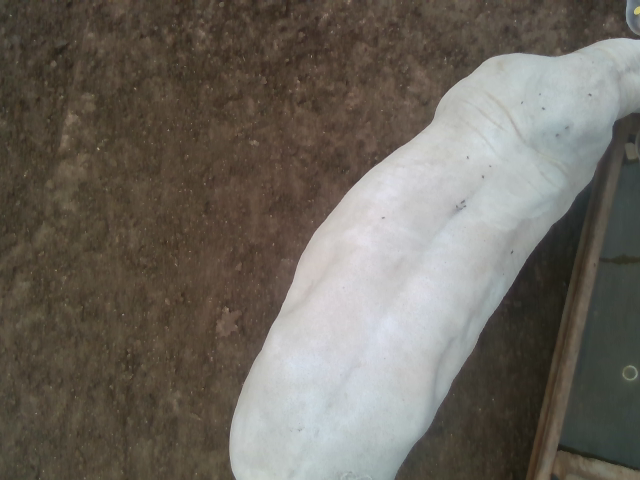
#> input picture ansci_344/image_files/example_image.png, 640 x 480 px, found by its file name; its folder holds 2 pictures in this run
$ jupyter execute image_notebook_student.ipynb   (shell and % lines are left out)
#> lines starting #> are read from the running program, lines starting #| are printed output that depends on the picture; after the words box and inside, x2 and y2 are one past the last pixel; in counts of white or black regions, pixels touching at a corner belong together
[cell 1]
import os

# Import libraries
Always run this cell

[cell 2]
import numpy as np
import pandas as pd
import os
import matplotlib.pyplot as plt
from scipy import stats
from skimage.io import imread, imshow
from skimage import data, filters, measure, morphology
from skimage.measure import label, regionprops, regionprops_table
from matplotlib.colors import ListedColormap

# Find your project directory

[cell 3]
# this notebook directory
notebook_path = 'ansci_344'
# your sound directory
image_files = 'image_files'
# ouput directory
image_plots = 'image_plots'

directory = os.path.join(notebook_path, image_files)
output_dir = os.path.join(notebook_path, image_plots)
if not os.path.exists(output_dir):
  os.mkdir(output_dir)
# ----------
assert os.path.exists(notebook_path), f"The notebook_path: <{notebook_path}> does not exist\nverify that the path is correct"
assert os.path.exists(directory), f"The audio files location: <{directory}> does not exist\nverify that the path is correct"
assert len(os.listdir(directory)) > 0, f"The <{sound_files}> folder is empty, make sure that you have uploaded your files"
print("Perfect!")

## Open Image

[cell 4]
# put the name of the image you wan to read
image_filename = "example_image.png"
img_path = os.path.join(directory, image_filename)
image = imread(img_path)
#> image is the input picture: shape (480, 640, 3); mean R, G, B 108.7, 103.2, 94.9

## Get image dimensions

[cell 5]
image_size = image.shape
#> image_size = (480, 640, 3)
print(f"Dimension 1: {image_size[0]},\nDimension 2: {image_size[1]}, \nDimension 3: {image_size[2]}")
#| Dimension 1: 480,
#| Dimension 2: 640,
#| Dimension 3: 3

# Image histogram for each RGB channel

1. Run the the histogam cells with the default theshold
2. Identify the best lower and upper bound for each channel
3. Modify the upper and lower thresholds for each channel

```
# ======== threshold ============
# ===============================
red_lower = 120
red_upper = 255
# ===============================
```
4. Run the histogram cells again
5. Repeat if you think you need to adjust the thresholds

[cell 6]
def plot_ch_hist(ch_data, thres_low, thres_up, color_name):
  fig, axs = plt.subplots(figsize=(10, 5))
  axs.hist(ch_data, bins=256, range=[0, 256], facecolor= color_name)
  axs.set(title = f'{color_name} channel histogram', xlabel = 'Pixel value')
  axs.axvline(x = thres_low, color = 'black', linestyle='--')
  axs.axvline(x = thres_up, color = 'black', linestyle=':')
  return fig

[cell 7]
red_channel = image[:,:,0]
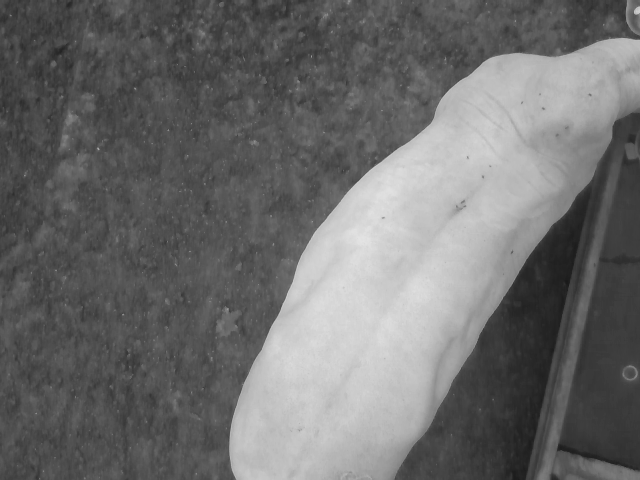
#> red_channel: shape (480, 640); min 25, max 228, mean 108.7
green_channel = image[:,:,1]
blue_channel = image[:,:,2]
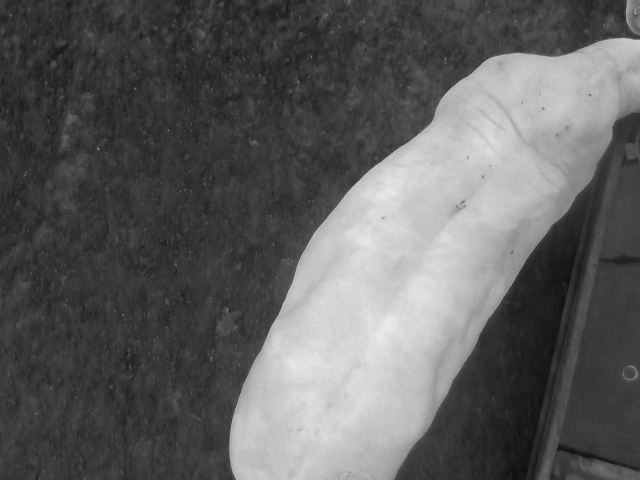
#> blue_channel: shape (480, 640); min 15, max 237, mean 94.9

[cell 8]
# ======== threshold ============
# ===============================
red_lower = 120
red_upper = 255
# ===============================
color_name =  "red"
hist_plot = plot_ch_hist(red_channel.flatten(), red_lower, red_upper, color_name)
hist_plot.savefig(os.path.join(output_dir, f"{color_name}_histogram.png"))
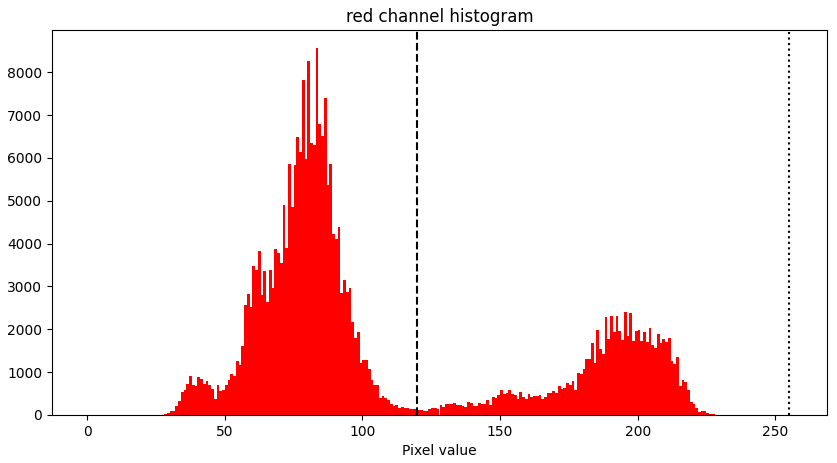
#> figure drawn by matplotlib, 1 panel; tallest bar 8560 high, from x = 83 to 84

[cell 9]
# ======== threshold ============
# ===============================
green_lower = 130
green_upper = 255
# ===============================
color_name =  "green"
hist_plot = plot_ch_hist(green_channel.flatten(), green_lower,green_upper, color_name)
hist_plot.savefig(os.path.join(output_dir, f"{color_name}_histogram.png"))
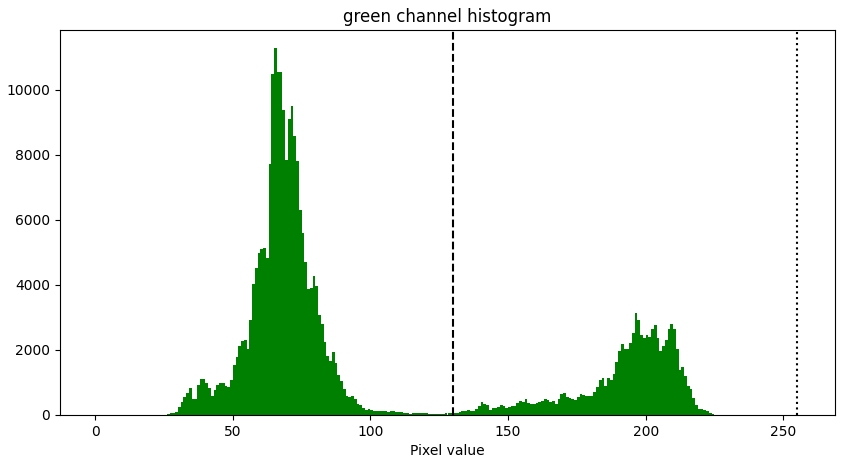
#> figure drawn by matplotlib, 1 panel; tallest bar 11274 high, from x = 65 to 66

[cell 10]
# ======== threshold ============
# ===============================
blue_lower = 120
blue_upper = 255
# ===============================
color_name =  "blue"
hist_plot = plot_ch_hist(blue_channel.flatten(), green_lower,green_upper, color_name)
hist_plot.savefig(os.path.join(output_dir, f"{color_name}_histogram.png"))
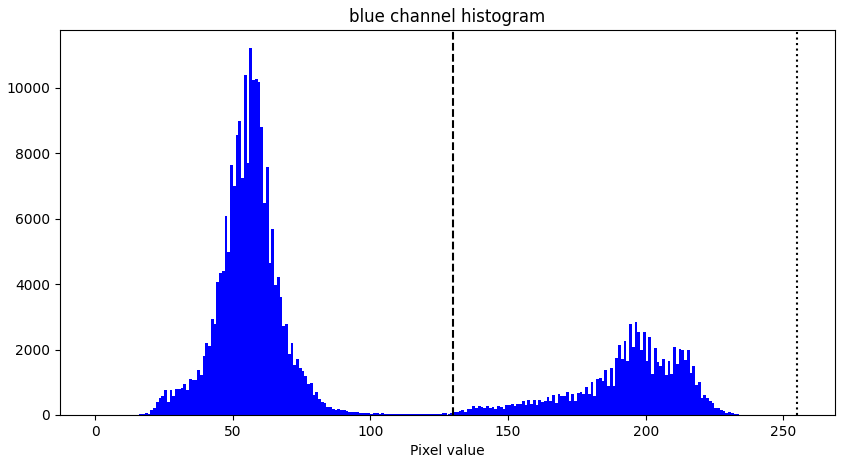
#> figure drawn by matplotlib, 1 panel; tallest bar 11205 high, from x = 56 to 57

# Image segmentation

## Segmentation based on thresholds

[cell 11]
#using all channels
mask = (red_channel >= red_lower) & (red_channel <= red_upper) & \
       (green_channel >= green_lower) & (green_channel <= green_upper) & \
       (blue_channel >= blue_lower) & (blue_channel <= blue_upper)
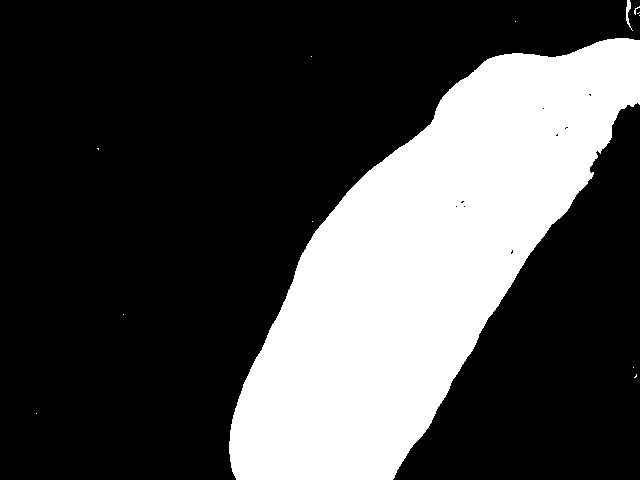
#> mask: shape (480, 640) bool; 28.8% white; 13 white regions (11 under 20 px), largest, box (x1, y1, x2, y2) and area: (229, 38, 640, 480) 88218, (626, 0, 633, 31) 83
# Set to 0 all pixels that are outside the defined bounds
rc = red_channel.copy()
rc[np.invert(mask)] = 0
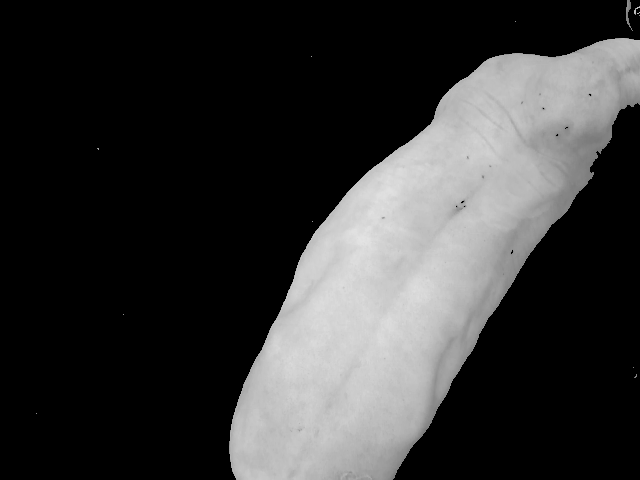
#> rc: shape (480, 640); min 0, max 228, mean 54
gc = green_channel.copy()
gc[np.invert(mask)] = 0
bc = blue_channel.copy()
bc[np.invert(mask)] = 0

# Recombine separate color channels into a single, true color RGB image
segmented_image = np.stack((rc, gc, bc), axis=-1)

## Visualizing the original and segmented images

[cell 12]
image_name = image_filename.split(".")[0]
fig, axs = plt.subplots(nrows= 1, ncols = 3, figsize=(12, 5))
axs[0].imshow(image)
axs[0].set(title = 'RGB - Original image')
axs[0].axis('off')
axs[1].imshow(segmented_image)
axs[1].set(title = 'RGB - Segmented image')
axs[1].axis('off')
axs[2].imshow(mask, cmap='gray')
axs[2].set(title = 'Binary mask')
axs[2].axis('off')
plt.tight_layout()
fig.savefig(os.path.join(output_dir, f"{image_name}_segmentation.png"))

# Feature extraction

[cell 13]
binaryImage = mask
label_image = label(binaryImage)
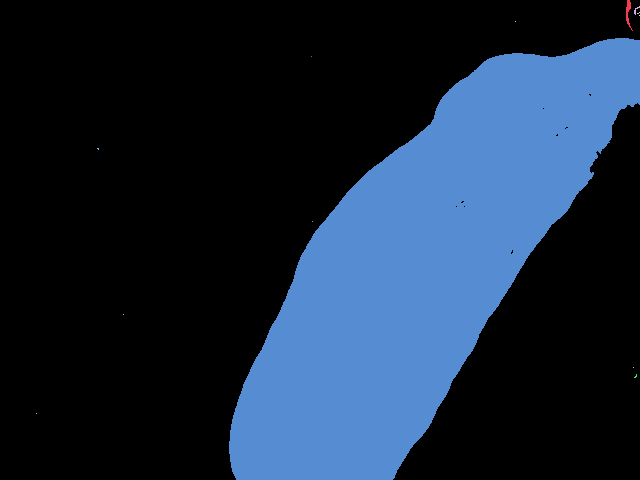
#> label_image: shape (480, 640) int32; 14 distinct labels, from 0 to 13; one colour per label, 0 black
props = regionprops_table(label_image, properties=('centroid','area'))
#> props = {'centroid-0': [12, 9.76, 12.67, 15, 21, 264.7, 56, 148.3, 221, 314, 367, 375.8, 413], 'centroid-1': [627.9, 635.7, 638, 639, 515, 423, 311, 97.67, 312, 123, 633, 635.3, 36], 'area': [83, 17, 3, 1, 1, 88218, 1, 3, 1, 1, 1, 6, 1]}
props1 = pd.DataFrame(props)
#> props1 = table of 13 rows and 3 columns
area_list = props1.area
# remove small objects
area_thres = np.max(area_list)-1
#> area_thres = 88217
binaryImage2 = morphology.remove_small_objects(binaryImage, area_thres)
#> binaryImage2: shape (480, 640) bool; 28.7% white; 1 white region, box (x1, y1, x2, y2) and area: (229, 38, 640, 480) 88218
label_image = label(binaryImage2)
props = regionprops_table(label_image, properties=('centroid','perimeter','area', 'eccentricity'))
#> props = {'centroid-0': [264.7], 'centroid-1': [423], 'perimeter': [1503.9], 'area': [88218], 'eccentricity': [0.939]}
props2 = pd.DataFrame(props)
#> props2 = table of 1 rows and 5 columns
props2
#> Out = table of 1 rows and 5 columns

## Show features on image

[cell 14]
xc = props2.loc[0,"centroid-0"]
#> xc = 264.7
yc = props2.loc[0,"centroid-1"]
#> yc = 423
perimc = props2.loc[0,"perimeter"]
#> perimc = 1503.9
areac = props2.loc[0,"area"]
#> areac = 88218
ecc =  props2.loc[0,"eccentricity"]
#> ecc = 0.939
label = f"centroid: ({xc:.0f}, {yc:.0f})\nperimeter: {perimc:.0f}\narea:{areac:.0f}\necc: {ecc:.0f}"
mask2 = binaryImage2.copy()

cmp=ListedColormap(['black','blue'])
fig, axs = plt.subplots(figsize=(10, 5))
axs.imshow(image)
axs.imshow(mask2, alpha= 0.3, cmap = cmp)
axs.axis('off')
# add centroid and annotations
axs.annotate(label,
      xy=(xc, yc), xytext=(-20, 20),
      textcoords='offset points', ha='right', va='bottom',
      bbox=dict(boxstyle='round,pad=0.5', fc='lightblue', alpha=0.8),
      arrowprops=dict(arrowstyle='->', connectionstyle='arc3,rad=0'))
fig.savefig(os.path.join(output_dir, f"{image_name}_features.png"))
